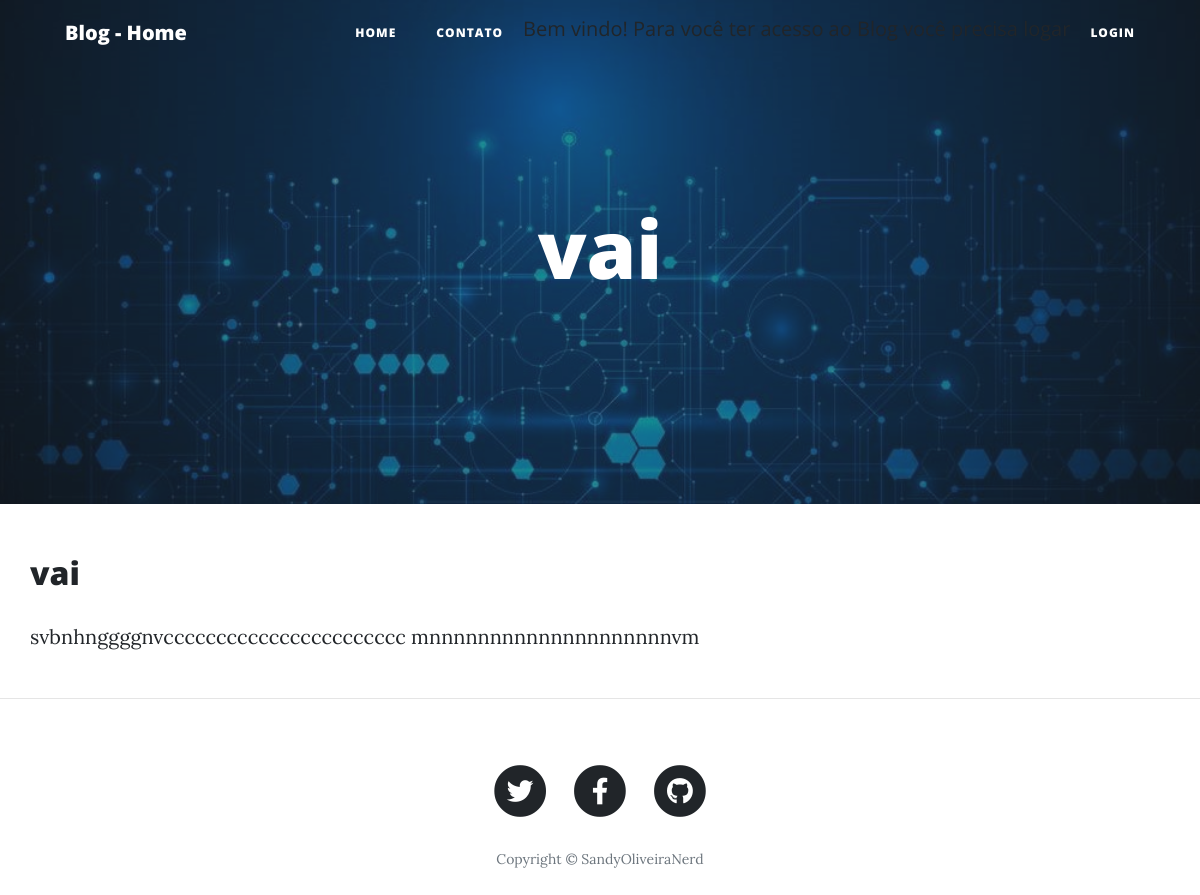
Screenshot of /post/vai/ with the database file from the repository.
### blog/models.py (models this page shows, shortened)
class Post(models.Model):
    STATUS = (
        ('rascunho','Rascunho'),
        ('publicado','Publicado'),
    )
    title= models.CharField(verbose_name="Título", max_length=250)
    slug   = models.SlugField(max_length=250)#https://site.com/noticias/campeonato-brasileiro-2020/01/02/2020
    autor  = models.ForeignKey(User,
                               on_delete=models.CASCADE)
    categoria = models.ManyToManyField(Category, related_name="get_posts")
    imagem = models.ImageField(upload_to="blog", blank=True, null=True)
    conteudo  = RichTextField(verbose_name="Conteúdo")
    publicado = models.DateTimeField(default=timezone.now)
    criado    = models.DateTimeField(auto_now_add=True)
    alterado  = models.DateTimeField(auto_now=True)
    status    = models.CharField(max_length=10,
                                 choices=STATUS,
                                 default='rascunho')
    objects   = models.Manager()
    published = PublishedManager()
    class Meta:
        ordering = ('-publicado',)

### blog/views.py (the view)
# urls.py: path('post/<slug:slug>/', views.BlogDetailView.as_view(), name='post_detail'),
class BlogDetailView(DetailView):
    model = Post
    template_name =  'blog/post_detail.html'

### social/processors.py (called while the page is built)
def ctx_social(request):
    ctx_dict = {}
    links = Link.objects.all()
    for link in links:
        ctx_dict[link.chave] = link.url
    return ctx_dict

### blog/templates/blog/post_detail.html (shortened to what this page needs)
{% extends 'base.html' %}
{% load static %}
{% block header %}
{% if object.image %}
  <header class="masthead" style="background-image: url({{ object.imagem.url }})">
{% else %}
  <header class="masthead" style="background-image: url({% static 'img/tec.jpg' %})">
{% endif %}
    <div class="overlay"></div>
    <div class="container">
      <div class="row">
        <div class="col-lg-8 col-md-10 mx-auto">
          <div class="site-heading">
            <h1>{{ object.title }}</h1>
          </div>
        </div>
      </div>
    </div>
  </header>
{% endblock header %}
{% block content %}
        <div class="post-entry">
            <h2>{{ object.title }}</h2>
            <p>{{ object.conteudo | safe }} </p>
        </div>
{% endblock content %}

### rows the page displays
Post: title "vai", conteudo "svbnhnggggnvccccccccccccccccccccccc mnnnnnnnnnnnnnnnnnnnnvm"
